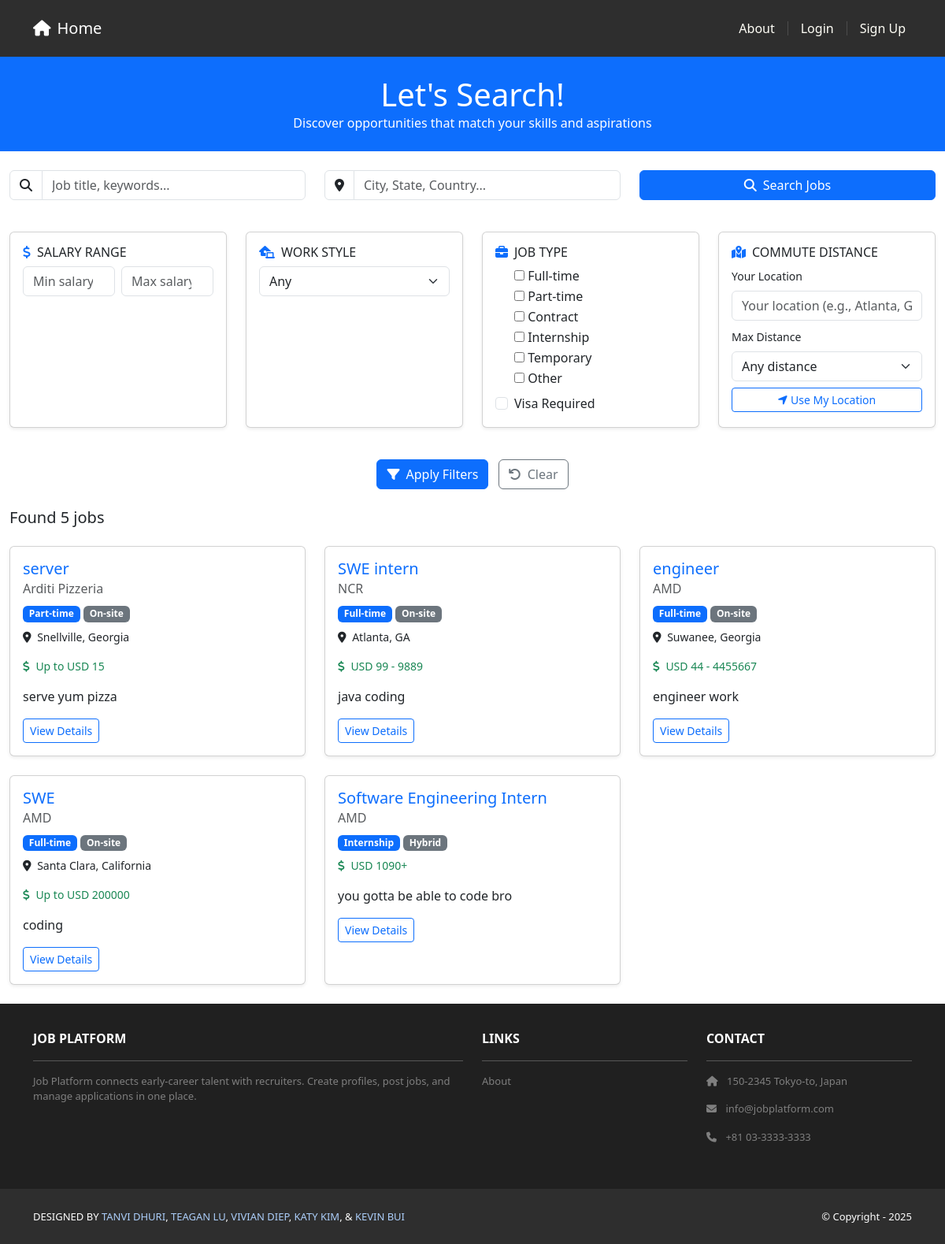
Screenshot of /jobs/ with the database file from the repository.
### jobs/models.py (models this page shows, shortened)
class Job(models.Model):
    objects = JobManager()
    class Status(models.TextChoices):
        DRAFT = 'draft', 'Draft'
        PUBLISHED = 'published', 'Published'
        CLOSED = 'closed', 'Closed'
    class EmploymentType(models.TextChoices):
        FULL_TIME = 'full_time', 'Full-time'
        PART_TIME = 'part_time', 'Part-time'
        CONTRACT = 'contract', 'Contract'
        INTERNSHIP = 'internship', 'Internship'
        TEMPORARY = 'temporary', 'Temporary'
        OTHER = 'other', 'Other'
    class WorkMode(models.TextChoices):
        REMOTE = 'remote', 'Remote'
        HYBRID = 'hybrid', 'Hybrid'
        ON_SITE = 'on_site', 'On-site'
    company = models.ForeignKey(Company, on_delete=models.PROTECT, related_name='jobs')
    title = models.CharField(max_length=255)
    description = models.TextField()
    required_skills = models.TextField(blank=True, help_text='Required skills (one per line or comma-separated)')
    employment_type = models.CharField(max_length=20, choices=EmploymentType.choices)
    work_mode = models.CharField(max_length=20, choices=WorkMode.choices)
    visa_required = models.BooleanField(default=False)
    salary_min = models.DecimalField(max_digits=12, decimal_places=2, null=True, blank=True)
    salary_max = models.DecimalField(max_digits=12, decimal_places=2, null=True, blank=True)
    currency = models.CharField(max_length=3, default='USD')
    office_location = models.ForeignKey(OfficeLocation, on_delete=models.SET_NULL, null=True, blank=True)
    status = models.CharField(max_length=12, choices=Status.choices, default=Status.DRAFT)
    slug = models.SlugField(max_length=300, unique=True, blank=True)
    posted_by = models.ForeignKey(settings.AUTH_USER_MODEL, on_delete=models.PROTECT, related_name='posted_jobs')
    published_at = models.DateTimeField(null=True, blank=True)
    unpublished_at = models.DateTimeField(null=True, blank=True)
    created_at = models.DateTimeField(auto_now_add=True)
    updated_at = models.DateTimeField(auto_now=True)

### companies/models.py (models this page shows, shortened)
class Company(models.Model):
    name = models.CharField(max_length=255, unique=True)
    website = models.URLField(blank=True)
    description = models.TextField(blank=True)

class OfficeLocation(models.Model):
    company = models.ForeignKey(Company, on_delete=models.CASCADE, related_name='office_locations')
    address = models.CharField(max_length=512)
    city = models.CharField(max_length=100, blank=True)
    state = models.CharField(max_length=100, blank=True)
    country = models.CharField(max_length=100, blank=True)
    latitude = models.FloatField(null=True, blank=True)
    longitude = models.FloatField(null=True, blank=True)

### jobs/views.py (the view, shortened to what this page needs)
# urls.py: path('', views.JobSearchView.as_view(), name='public_list'),
class JobSearchView(ListView):
    model = Job
    template_name = 'jobs/public_list.html'
    context_object_name = 'jobs'
    paginate_by = 20
    def get_queryset(self):
        queryset = Job.objects.filter(status=Job.Status.PUBLISHED).select_related('company', 'office_location').order_by('-published_at', '-updated_at')
        form = JobSearchForm(self.request.GET)
        if form.is_valid():
            cleaned_data = form.cleaned_data
            if cleaned_data.get('work_mode'):
                queryset = queryset.filter(work_mode=cleaned_data['work_mode'])
            employment_types = cleaned_data.get('employment_type')
            if employment_types:
                queryset = queryset.filter(employment_type__in=employment_types)
            if cleaned_data.get('salary_min'):
                queryset = queryset.filter(salary_min__gte=cleaned_data['salary_min'])
            if cleaned_data.get('salary_max'):
                queryset = queryset.filter(salary_max__lte=cleaned_data['salary_max'])
            if cleaned_data.get('visa_required') is not None:
                queryset = queryset.filter(visa_required=cleaned_data['visa_required'])
            commute_lat = cleaned_data.get('commute_lat')
            commute_lng = cleaned_data.get('commute_lng')
            commute_radius = cleaned_data.get('commute_radius')
        return queryset
    def get_context_data(self, **kwargs):
        context = super().get_context_data(**kwargs)
        context['form'] = JobSearchForm(self.request.GET)
        context['GOOGLE_MAPS_API_KEY'] = settings.GOOGLE_MAPS_API_KEY
        form = JobSearchForm(self.request.GET)
        if form.is_valid():
            active_filters = {}
            for field_name, value in form.cleaned_data.items():
                if value:
                    if isinstance(value, list):
                        active_filters[field_name] = ', '.join(value)
                    elif field_name in ['salary_min', 'salary_max'] and value:
                        active_filters[field_name] = f"${value:,.0f}"
                    elif value not in [None, '', [], False]:
                        active_filters[field_name] = str(value)
            context['active_filters'] = active_filters
        return context

### jobs/manager.py (called while the page is built)
    def get_queryset(self):
        return JobQuerySet(self.model, using=self._db)

### jobs/templates/jobs/public_list.html (shortened to what this page needs)
{% extends 'base.html' %}
{% load static %}
{% block content %}
<header class="masthead bg-primary text-white text-center py-4">
    <div class="container d-flex align-items-center flex-column">
        <h1 class="masthead-heading mb-0">Let's Search!</h1>
        <p class="masthead-subheading font-weight-light mb-0">
            Discover opportunities that match your skills and aspirations
        </p>
    </div>
</header>
<div class="container-fluid mt-4">
    <form method="get" action="{% url 'jobs:job_search' %}" id="searchForm">
        <div class="row mb-4">
            <div class="col-md-4 mb-3">
                <div class="input-group">
                    <span class="input-group-text bg-white">
                        <i class="fas fa-search"></i>
                    </span>
                    {{ form.title }}
                </div>
            </div>
            <div class="col-md-4 mb-3">
                <div class="input-group">
                    <span class="input-group-text bg-white">
                        <i class="fas fa-map-marker-alt"></i>
                    </span>
                    {{ form.location }}
                </div>
            </div>
            <div class="col-md-4 mb-3">
                <button type="submit" class="btn btn-primary w-100">
                    <i class="fas fa-search me-2"></i>Search Jobs
                </button>
            </div>
        </div>
        <div class="row mb-4">
            <div class="col-lg-3 col-md-6 mb-3">
                <div class="card shadow-sm h-100">
                    <div class="card-body">
                        <h6 class="card-title">
                            <i class="fas fa-dollar-sign text-primary me-2"></i>SALARY RANGE
                        </h6>
                        <div class="row g-2">
                            <div class="col-6">
                                {{ form.salary_min }}
                            </div>
                            <div class="col-6">
                                {{ form.salary_max }}
                            </div>
                        </div>
                    </div>
                </div>
            </div>
            <div class="col-lg-3 col-md-6 mb-3">
                <div class="card shadow-sm h-100">
                    <div class="card-body">
                        <h6 class="card-title">
                            <i class="fas fa-laptop-house text-primary me-2"></i>WORK STYLE
                        </h6>
                        {{ form.work_mode }}
                    </div>
                </div>
            </div>
            <div class="col-lg-3 col-md-6 mb-3">
                <div class="card shadow-sm h-100">
                    <div class="card-body">
                        <h6 class="card-title">
                            <i class="fas fa-briefcase text-primary me-2"></i>JOB TYPE
                        </h6>
                        {% for checkbox in form.employment_type %}
                            <div class="form-check">
                                {{ checkbox.tag }}
                                <label class="form-check-label" for="{{ checkbox.id_for_label }}">
                                    {{ checkbox.choice_label }}
                                </label>
                            </div>
                        {% endfor %}
                        <div class="form-check mt-2">
                            {{ form.visa_required }}
                            <label class="form-check-label" for="{{ form.visa_required.id_for_label }}">
                                Visa Required
                            </label>
                        </div>
                    </div>
                </div>
            </div>
            <div class="col-lg-3 col-md-6 mb-3">
                <div class="card shadow-sm h-100">
                    <div class="card-body">
                        <h6 class="card-title">
                            <i class="fas fa-map-marked-alt text-primary me-2"></i>COMMUTE DISTANCE
                        </h6>
                        <div class="mb-2">
                            <label class="form-label small">Your Location</label>
                            {{ form.commute_location }}
                        </div>
                        <div>
                            <label class="form-label small">Max Distance</label>
                            {{ form.commute_radius }}
                        </div>
                        <div class="mt-2">
                            <button type="button" class="btn btn-sm btn-outline-primary w-100" id="useMyLocation">
                                <i class="fas fa-location-arrow me-1"></i>Use My Location
                            </button>
                        </div>
                    </div>
                </div>
            </div>
        </div>
        <div class="row mb-4">
            <div class="col-12 text-center">
                <button type="submit" class="btn btn-primary me-2">
                    <i class="fas fa-filter me-2"></i>Apply Filters
                </button>
                <a href="{% url 'jobs:job_search' %}" class="btn btn-outline-secondary">
                    <i class="fas fa-undo me-2"></i>Clear
                </a>
            </div>
        </div>
    </form>
    <div class="row mb-3">
        <div class="col-12">
            <h5>Found {{ page_obj.paginator.count }} job{{ page_obj.paginator.count|pluralize }}</h5>
        </div>
    </div>
    <div class="row">
        {% for job in page_obj %}
        <div class="col-md-6 col-lg-4 mb-4">
            <div class="card h-100 shadow-sm">
                <div class="card-body">
                    <h5 class="card-title">
                        <a href="{% url 'jobs:public_detail' pk=job.pk slug=job.slug %}" class="text-decoration-none">
                            {{ job.title }}
                        </a>
                    </h5>
                    <h6 class="card-subtitle mb-2 text-muted">{{ job.company.name }}</h6>
                    <div class="mb-2">
                        <span class="badge bg-primary">{{ job.get_employment_type_display }}</span>
                        <span class="badge bg-secondary">{{ job.get_work_mode_display }}</span>
                    </div>
                    {% if job.office_location %}
                    <p class="card-text small">
                        <i class="fas fa-map-marker-alt me-1"></i>
                        {{ job.office_location.city }}{% if job.office_location.state %}, {{ job.office_location.state }}{% endif %}
                    </p>
                    {% endif %}
                    {% if job.salary_min or job.salary_max %}
                    <p class="card-text small text-success">
                        <i class="fas fa-dollar-sign me-1"></i>
                        {% if job.salary_min and job.salary_max %}
                            {{ job.currency }} {{ job.salary_min|floatformat:0 }} - {{ job.salary_max|floatformat:0 }}
                        {% elif job.salary_min %}
                            {{ job.currency }} {{ job.salary_min|floatformat:0 }}+
                        {% else %}
                            Up to {{ job.currency }} {{ job.salary_max|floatformat:0 }}
                        {% endif %}
                    </p>
                    {% endif %}
                    <p class="card-text">{{ job.description|truncatewords:20 }}</p>
                    <a href="{% url 'jobs:public_detail' pk=job.pk slug=job.slug %}" class="btn btn-outline-primary btn-sm">
                        View Details
                    </a>
                </div>
            </div>
        </div>
        {% endfor %}
    </div>
</div>
{% endblock %}

### jobs/templates/jobs/public_list.html (style rules this page uses)
.card { transition: transform 0.2s; }

### rows the page displays
Job: title "server", company.name "Arditi Pizzeria", employment_type "Part-time", work_mode "On-site", office_location.city "Snellville", office_location.state "Georgia", currency "USD", salary_max "15", description "serve yum pizza"
Job: title "SWE intern", company.name "NCR", employment_type "Full-time", work_mode "On-site", office_location.city "Atlanta", office_location.state "GA", currency "USD", salary_min "99", salary_max "9889", description "java coding"
Job: title "engineer", company.name "AMD", employment_type "Full-time", work_mode "On-site", office_location.city "Suwanee", office_location.state "Georgia", currency "USD", salary_min "44", salary_max "4455667", description "engineer work"
Job: title "SWE", company.name "AMD", employment_type "Full-time", work_mode "On-site", office_location.city "Santa Clara", office_location.state "California", currency "USD", salary_max "200000", description "coding"
Job: title "Software Engineering Intern", company.name "AMD", employment_type "Internship", work_mode "Hybrid", currency "USD", salary_min "1090", description "you gotta be able to code bro"

### other values shown
{{ checkbox.choice_label }} "Full-time" "Part-time" "Contract" "Internship" "Temporary" "Other"
{{ page_obj.paginator.count }} "5"
